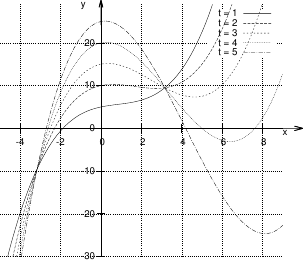

Write gnuplot code to recreate this figure.
datei = "graph_3"
x_min=-5
x_max=9
y_min=-30
y_max=29

set output datei.".eps"

set style line 1 lt -1
set style line 2 lt 2

unset border

set terminal postscript eps enhanced size 8cm,7cm
set xrange [x_min:x_max]
set yrange [y_min:y_max]

set xzeroaxis linestyle 1 
set yzeroaxis linestyle 1 
set grid
set label  "y"  at first -1,y_max
set label  "x" at first x_max,-1 
#set key at 35,24000
set xtics axis #scale 0.5 10
set ytics axis #scale 0.5 5000

set arrow from 5.0/6.0* x_max,0 to x_max +1,0
set arrow from 0,5.0/6.0* y_max to 0, y_max +1


#set lmargin at screen 0.01;
#set rmargin at screen 1;
#set bmargin at screen 0.005;
#set tmargin at screen 0.99;


f(x)=0.2*x**3 -0.5*a*x**2 +x+5*a
plot for [a=1:5:1] f(x)  title sprintf("t = %d",a);

system sprintf("epstool --copy --bbox %s.eps %s2.eps", datei,datei)

system sprintf("epspdf %s2.eps %s.pdf && rm %s2.eps && rm %s.eps",datei,datei,datei, datei)
